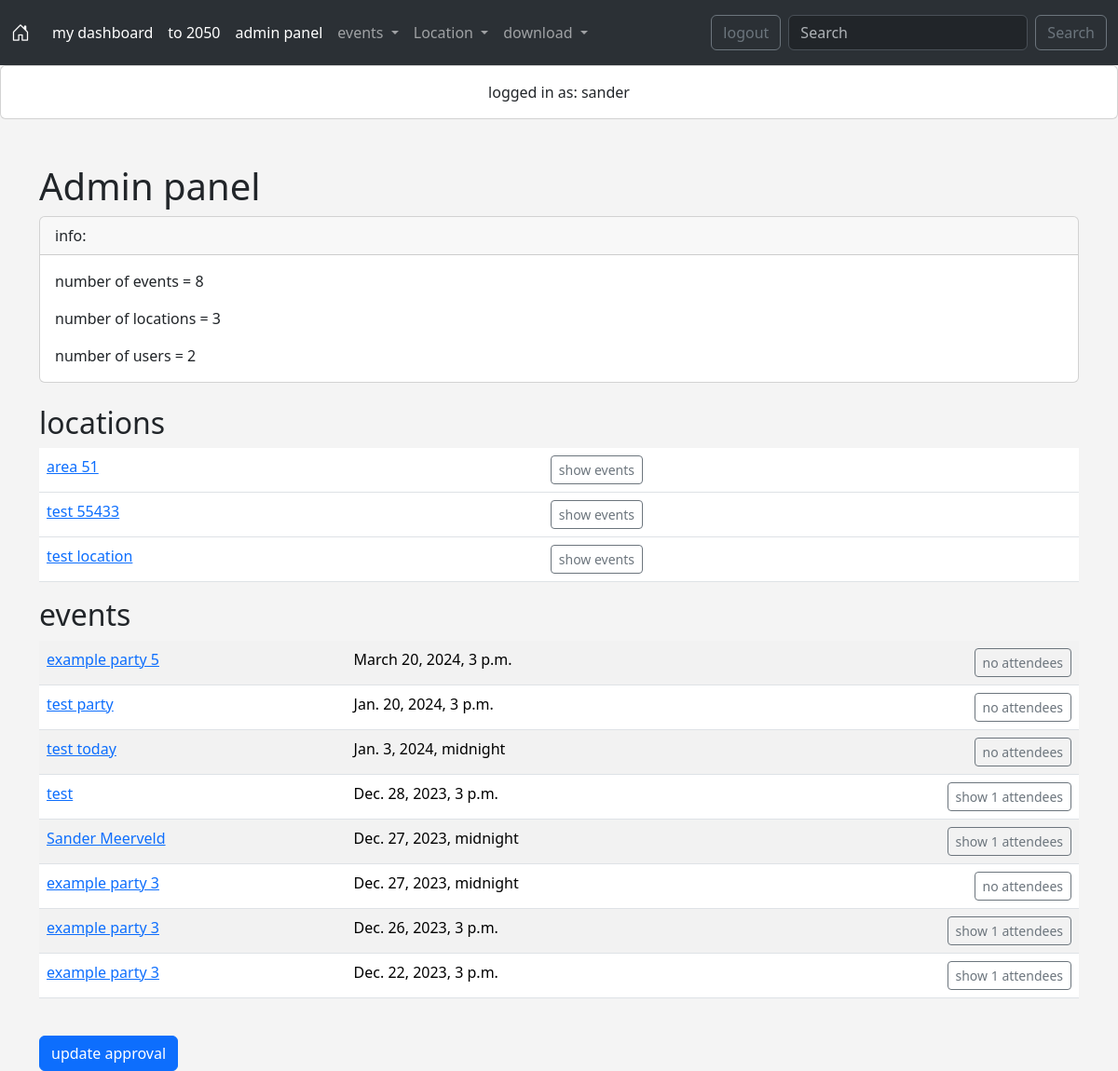
/admin_panel (signed in), run on the app's committed database.
### events/models.py (models this page shows, shortened)
class Location(models.Model):
    name = models.CharField("Location Name",max_length=255)
    address = models.CharField("Location Address",max_length=255)
    zip_code = models.CharField("Location Zip Code",max_length=20)
    phone_number = models.CharField("Location Phone Number",max_length=20)
    website = models.URLField("Location Website",max_length=255, blank=True)
    email = models.EmailField("Location Email", blank=True)
    owner = models.ForeignKey(User, blank=True, null=True, on_delete=models.SET_NULL)
    location_image = models.ImageField("location image", blank=True ,upload_to="images/")

class Event(models.Model):
    name = models.CharField("Event Name",max_length=255)
    event_date = models.DateTimeField("Event Date")
    location = models.ForeignKey(Location, blank=True, null=True, on_delete=models.CASCADE)
    manager = models.ForeignKey(User, blank=True, null=True, on_delete=models.SET_NULL)
    description = models.TextField(" Event Description", null=True, blank=True)
    attendees = models.ManyToManyField(User, blank=True, related_name="attendee")
    approved = models.BooleanField("approved", default=False)
    event_image = models.ImageField("event image", blank=True ,upload_to="images/")

### events/views.py (the view)
# urls.py: path("admin_panel", views.admin_panel, name="admin-panel"),
def admin_panel(request):
    events = Event.objects.all().order_by("-event_date")
    location_list = Location.objects.all()
    event_count = Event.objects.count()
    location_count = Location.objects.count()
    user_count = User.objects.count()
    return_page = 'admin-panel'
    if request.user.is_superuser:
        if request.method == "POST":
            id_list = request.POST.getlist("approved-checkbox")
            events.update(approved=False)
            for event_id in id_list:
                Event.objects.filter(pk=int(event_id)).update(approved=True)
            messages.success(request, ("approval updated"))
            return redirect(return_page)
        else:
            return render(request, "events/admin_panel.html", {"events":events,
                                                               "event_count":event_count,
                                                               "location_count":location_count,
                                                               "user_count":user_count,
                                                               "location_list":location_list,
                                                               "return_page":return_page
                                                               })
    else:
        messages.success(request, ("access denied"))
        return redirect("home")

### events/templates/events/admin_panel.html (shortened to what this page needs)
<!DOCTYPE html>
{% extends "events/base.html" %} {%block content %}
<h1>Admin panel</h1>
<form action="" method="post">
  <div class="card">
    <div class="card-header">info:</div>
    <div class="card-body">
      <p class="card-text">number of events = {{event_count}}</p>
      <p class="card-text">number of locations = {{location_count}}</p>
      <p class="card-text">number of users = {{user_count}}</p>
    </div>
  </div>
  <br />
  <h2>locations</h2>
  <table class="table">
    {% for location in location_list %}
    <tbody>
      <tr>
        <td>
          <a href="{%url 'show-location' location.id return_page%}"
            >{{location.name}}</a
          >
        </td>
        <td>
          <a
            href="{%url 'events-by-location' location.id return_page%}"
            class="btn btn-outline-secondary btn-sm"
          >
            show events
          </a>
        </td>
      </tr>
    </tbody>
    {% endfor %}
  </table>
  <h2>events</h2>
  <table class="table table-striped table-hover">
    <tbody>
      {% for event in events %}
      <tr>
        <td>
          <a href="{%url 'show-event' event.id return_page%}">{{event.name}}</a>
        </td>
        <td>{{event.event_date}}</td>
        <td align="right">
          {% if event.attendees.count != 0 %}
          <a
            class="btn btn-outline-secondary btn-sm"
            href="{%url 'attendees-by-location' event.id%}"
            >show {{event.attendees.count}} attendees</a
          >
          {% else %}
          <a class="btn btn-outline-secondary btn-sm">no attendees</a>
          {% endif %}
        </td>
      </tr>
      {% endfor %}
    </tbody>
  </table>
  <br />
  <button class="btn btn-primary">update approval</button>
</form>
{% endblock %}

### events/templates/events/base.html (shortened to what this page needs)
<!DOCTYPE html>
<html lang="en">
  <head>
    <link
      href="https://cdn.jsdelivr.net/npm/bootstrap@5.3.2/dist/css/bootstrap.min.css"
      rel="stylesheet"
    />
    <link
      rel="stylesheet"
      href="https://cdn.jsdelivr.net/npm/bootstrap-icons@1.11.2/font/bootstrap-icons.min.css"
    />
  </head>
  <body>
    {% include "events/navbar.html"%}
    <center>
      <div class="card">
        {% if user.is_authenticated %}
        <div class="card-body">logged in as: {{user}}</div>
        {% endif %}
      </div>
    </center>
    <br />
    <br />
    <div class="container">
       {% block content %} {% endblock %}
    </div>
  </body>
</html>

### events/templates/events/base.html (style rules this page uses)
body { background: #f4f4f4; }

### data on the page
Location: name "area 51"
Location: name "test 55433"
Location: name "test location"
Event: name "example party 5", event_date "March 20, 2024, 3 p.m.", shows "no attendees"
Event: name "test party", event_date "Jan. 20, 2024, 3 p.m.", shows "no attendees"
Event: name "test today", event_date "Jan. 3, 2024, midnight", shows "no attendees"
Event: name "test", event_date "Dec. 28, 2023, 3 p.m.", attendees.count "1"
Event: name "Sander Meerveld", event_date "Dec. 27, 2023, midnight", attendees.count "1"
Event: name "example party 3", event_date "Dec. 27, 2023, midnight", shows "no attendees"
Event: name "example party 3", event_date "Dec. 26, 2023, 3 p.m.", attendees.count "1"
Event: name "example party 3", event_date "Dec. 22, 2023, 3 p.m.", attendees.count "1"

### other printed values
{{ user }} "sander"
{{ event_count }} "8"
{{ location_count }} "3"
{{ user_count }} "2"
